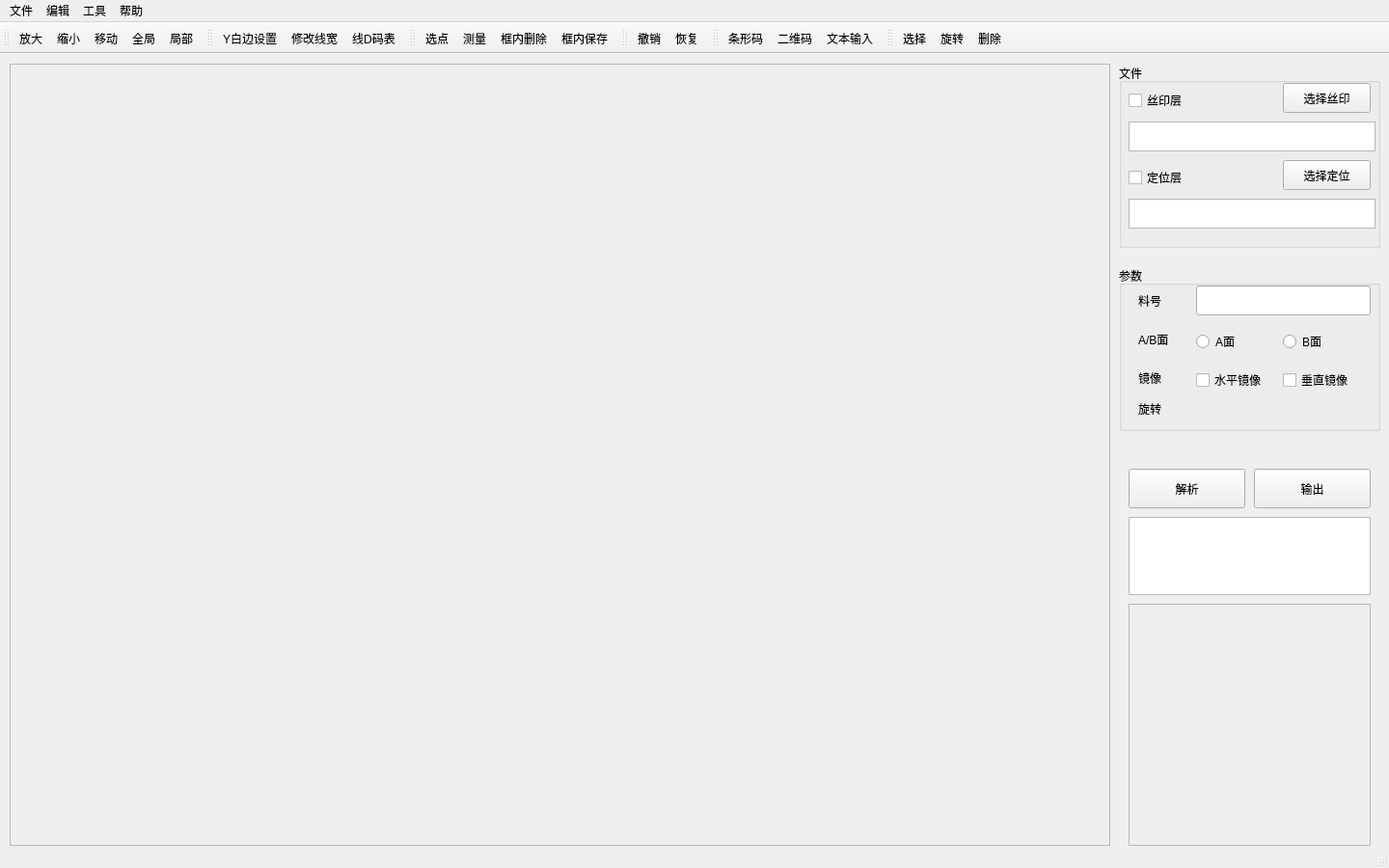
<?xml version="1.0" encoding="UTF-8"?>
<ui version="4.0">
 <class>MainWindow</class>
 <widget class="QMainWindow" name="MainWindow">
  <property name="geometry">
   <rect>
    <x>0</x>
    <y>0</y>
    <width>1440</width>
    <height>900</height>
   </rect>
  </property>
  <property name="windowTitle">
   <string>璟丰GerBer编辑软件</string>
  </property>
  <property name="iconSize">
   <size>
    <width>24</width>
    <height>24</height>
   </size>
  </property>
  <widget class="QWidget" name="centralWidget">
   <widget class="QScrollArea" name="scrollArea">
    <property name="geometry">
     <rect>
      <x>10</x>
      <y>10</y>
      <width>1141</width>
      <height>811</height>
     </rect>
    </property>
    <property name="widgetResizable">
     <bool>true</bool>
    </property>
    <widget class="QWidget" name="scrollAreaWidgetContents">
     <property name="geometry">
      <rect>
       <x>0</x>
       <y>0</y>
       <width>1139</width>
       <height>809</height>
      </rect>
     </property>
     <property name="minimumSize">
      <size>
       <width>200</width>
       <height>200</height>
      </size>
     </property>
     <layout class="QGridLayout" name="gridLayout"/>
    </widget>
   </widget>
   <widget class="QScrollArea" name="scrollArea_2">
    <property name="geometry">
     <rect>
      <x>1170</x>
      <y>570</y>
      <width>251</width>
      <height>251</height>
     </rect>
    </property>
    <property name="widgetResizable">
     <bool>true</bool>
    </property>
    <widget class="QWidget" name="scrollAreaWidgetContents_2">
     <property name="geometry">
      <rect>
       <x>0</x>
       <y>0</y>
       <width>249</width>
       <height>249</height>
      </rect>
     </property>
    </widget>
   </widget>
   <widget class="QGroupBox" name="groupBox">
    <property name="geometry">
     <rect>
      <x>1160</x>
      <y>10</y>
      <width>271</width>
      <height>191</height>
     </rect>
    </property>
    <property name="title">
     <string>文件</string>
    </property>
    <widget class="QTextBrowser" name="textBrowser_2">
     <property name="geometry">
      <rect>
       <x>10</x>
       <y>140</y>
       <width>256</width>
       <height>31</height>
      </rect>
     </property>
    </widget>
    <widget class="QPushButton" name="pushButton">
     <property name="geometry">
      <rect>
       <x>170</x>
       <y>20</y>
       <width>91</width>
       <height>31</height>
      </rect>
     </property>
     <property name="text">
      <string>选择丝印</string>
     </property>
    </widget>
    <widget class="QCheckBox" name="checkBox">
     <property name="geometry">
      <rect>
       <x>10</x>
       <y>30</y>
       <width>71</width>
       <height>16</height>
      </rect>
     </property>
     <property name="text">
      <string>丝印层</string>
     </property>
    </widget>
    <widget class="QTextBrowser" name="textBrowser">
     <property name="geometry">
      <rect>
       <x>10</x>
       <y>60</y>
       <width>256</width>
       <height>31</height>
      </rect>
     </property>
    </widget>
    <widget class="QCheckBox" name="checkBox_2">
     <property name="geometry">
      <rect>
       <x>10</x>
       <y>110</y>
       <width>71</width>
       <height>16</height>
      </rect>
     </property>
     <property name="text">
      <string>定位层</string>
     </property>
    </widget>
    <widget class="QPushButton" name="pushButton_2">
     <property name="geometry">
      <rect>
       <x>170</x>
       <y>100</y>
       <width>91</width>
       <height>31</height>
      </rect>
     </property>
     <property name="text">
      <string>选择定位</string>
     </property>
    </widget>
   </widget>
   <widget class="QGroupBox" name="groupBox_2">
    <property name="geometry">
     <rect>
      <x>1160</x>
      <y>220</y>
      <width>271</width>
      <height>171</height>
     </rect>
    </property>
    <property name="title">
     <string>参数</string>
    </property>
    <widget class="QLineEdit" name="lineEdit">
     <property name="geometry">
      <rect>
       <x>80</x>
       <y>20</y>
       <width>181</width>
       <height>31</height>
      </rect>
     </property>
    </widget>
    <widget class="QLabel" name="label_2">
     <property name="geometry">
      <rect>
       <x>20</x>
       <y>70</y>
       <width>54</width>
       <height>12</height>
      </rect>
     </property>
     <property name="text">
      <string>A/B面</string>
     </property>
    </widget>
    <widget class="QLabel" name="label_3">
     <property name="geometry">
      <rect>
       <x>20</x>
       <y>110</y>
       <width>54</width>
       <height>12</height>
      </rect>
     </property>
     <property name="text">
      <string>镜像</string>
     </property>
    </widget>
    <widget class="QCheckBox" name="checkBox_3">
     <property name="geometry">
      <rect>
       <x>80</x>
       <y>110</y>
       <width>71</width>
       <height>16</height>
      </rect>
     </property>
     <property name="text">
      <string>水平镜像</string>
     </property>
    </widget>
    <widget class="QCheckBox" name="checkBox_4">
     <property name="geometry">
      <rect>
       <x>170</x>
       <y>110</y>
       <width>71</width>
       <height>16</height>
      </rect>
     </property>
     <property name="text">
      <string>垂直镜像</string>
     </property>
    </widget>
    <widget class="QRadioButton" name="radioButton">
     <property name="geometry">
      <rect>
       <x>80</x>
       <y>70</y>
       <width>41</width>
       <height>16</height>
      </rect>
     </property>
     <property name="text">
      <string>A面</string>
     </property>
    </widget>
    <widget class="QRadioButton" name="radioButton_2">
     <property name="geometry">
      <rect>
       <x>170</x>
       <y>70</y>
       <width>88</width>
       <height>16</height>
      </rect>
     </property>
     <property name="text">
      <string>B面</string>
     </property>
    </widget>
    <widget class="QLabel" name="label">
     <property name="geometry">
      <rect>
       <x>20</x>
       <y>30</y>
       <width>54</width>
       <height>12</height>
      </rect>
     </property>
     <property name="text">
      <string>料号</string>
     </property>
    </widget>
    <widget class="QLabel" name="label_4">
     <property name="geometry">
      <rect>
       <x>20</x>
       <y>140</y>
       <width>24</width>
       <height>16</height>
      </rect>
     </property>
     <property name="text">
      <string>旋转</string>
     </property>
    </widget>
    <widget class="QWidget" name="layoutWidget">
     <property name="geometry">
      <rect>
       <x>80</x>
       <y>140</y>
       <width>166</width>
       <height>18</height>
      </rect>
     </property>
     <layout class="QHBoxLayout" name="horizontalLayout">
      <item>
       <widget class="QRadioButton" name="radioButton_3">
        <property name="text">
         <string>0</string>
        </property>
       </widget>
      </item>
      <item>
       <widget class="QRadioButton" name="radioButton_4">
        <property name="text">
         <string>90</string>
        </property>
       </widget>
      </item>
      <item>
       <widget class="QRadioButton" name="radioButton_5">
        <property name="text">
         <string>180</string>
        </property>
       </widget>
      </item>
      <item>
       <widget class="QRadioButton" name="radioButton_6">
        <property name="text">
         <string>270</string>
        </property>
       </widget>
      </item>
     </layout>
    </widget>
   </widget>
   <widget class="QPushButton" name="pushButton_3">
    <property name="geometry">
     <rect>
      <x>1170</x>
      <y>430</y>
      <width>121</width>
      <height>41</height>
     </rect>
    </property>
    <property name="text">
     <string>解析</string>
    </property>
   </widget>
   <widget class="QPushButton" name="pushButton_4">
    <property name="geometry">
     <rect>
      <x>1300</x>
      <y>430</y>
      <width>121</width>
      <height>41</height>
     </rect>
    </property>
    <property name="text">
     <string>输出</string>
    </property>
   </widget>
   <widget class="QTextBrowser" name="textBrowser_3">
    <property name="geometry">
     <rect>
      <x>1170</x>
      <y>480</y>
      <width>251</width>
      <height>81</height>
     </rect>
    </property>
   </widget>
  </widget>
  <widget class="QMenuBar" name="menuBar">
   <property name="geometry">
    <rect>
     <x>0</x>
     <y>0</y>
     <width>1440</width>
     <height>23</height>
    </rect>
   </property>
   <widget class="QMenu" name="menu">
    <property name="title">
     <string>文件</string>
    </property>
   </widget>
   <widget class="QMenu" name="menu_2">
    <property name="title">
     <string>编辑</string>
    </property>
   </widget>
   <widget class="QMenu" name="menu_3">
    <property name="title">
     <string>工具</string>
    </property>
   </widget>
   <widget class="QMenu" name="menu_4">
    <property name="title">
     <string>帮助</string>
    </property>
   </widget>
   <addaction name="menu"/>
   <addaction name="menu_2"/>
   <addaction name="menu_3"/>
   <addaction name="menu_4"/>
  </widget>
  <widget class="QToolBar" name="mainToolBar">
   <property name="enabled">
    <bool>true</bool>
   </property>
   <property name="sizePolicy">
    <sizepolicy hsizetype="Fixed" vsizetype="Fixed">
     <horstretch>0</horstretch>
     <verstretch>0</verstretch>
    </sizepolicy>
   </property>
   <attribute name="toolBarArea">
    <enum>TopToolBarArea</enum>
   </attribute>
   <attribute name="toolBarBreak">
    <bool>false</bool>
   </attribute>
   <addaction name="action"/>
   <addaction name="action_2"/>
   <addaction name="action_3"/>
   <addaction name="action_4"/>
   <addaction name="action_5"/>
  </widget>
  <widget class="QStatusBar" name="statusBar"/>
  <widget class="QToolBar" name="toolBar">
   <property name="windowTitle">
    <string>toolBar</string>
   </property>
   <attribute name="toolBarArea">
    <enum>TopToolBarArea</enum>
   </attribute>
   <attribute name="toolBarBreak">
    <bool>false</bool>
   </attribute>
   <addaction name="actionY"/>
   <addaction name="action_6"/>
   <addaction name="action_D"/>
  </widget>
  <widget class="QToolBar" name="toolBar_2">
   <property name="windowTitle">
    <string>toolBar_2</string>
   </property>
   <attribute name="toolBarArea">
    <enum>TopToolBarArea</enum>
   </attribute>
   <attribute name="toolBarBreak">
    <bool>false</bool>
   </attribute>
   <addaction name="action_7"/>
   <addaction name="action_8"/>
   <addaction name="action_9"/>
   <addaction name="action_10"/>
  </widget>
  <widget class="QToolBar" name="toolBar_3">
   <property name="windowTitle">
    <string>toolBar_3</string>
   </property>
   <attribute name="toolBarArea">
    <enum>TopToolBarArea</enum>
   </attribute>
   <attribute name="toolBarBreak">
    <bool>false</bool>
   </attribute>
   <addaction name="action_11"/>
   <addaction name="action_12"/>
  </widget>
  <widget class="QToolBar" name="toolBar_4">
   <property name="windowTitle">
    <string>toolBar_4</string>
   </property>
   <attribute name="toolBarArea">
    <enum>TopToolBarArea</enum>
   </attribute>
   <attribute name="toolBarBreak">
    <bool>false</bool>
   </attribute>
   <addaction name="action_13"/>
   <addaction name="action_14"/>
   <addaction name="action_15"/>
  </widget>
  <widget class="QToolBar" name="toolBar_5">
   <property name="windowTitle">
    <string>toolBar_5</string>
   </property>
   <attribute name="toolBarArea">
    <enum>TopToolBarArea</enum>
   </attribute>
   <attribute name="toolBarBreak">
    <bool>false</bool>
   </attribute>
   <addaction name="action_16"/>
   <addaction name="action_17"/>
   <addaction name="action_18"/>
  </widget>
  <action name="action">
   <property name="icon">
    <iconset resource="../Pic/imgsrc.qrc">
     <normaloff>:/icon/zoom_in.png</normaloff>:/icon/zoom_in.png</iconset>
   </property>
   <property name="text">
    <string>放大</string>
   </property>
   <property name="shortcut">
    <string>Ctrl+&gt;</string>
   </property>
  </action>
  <action name="action_2">
   <property name="icon">
    <iconset resource="../Pic/imgsrc.qrc">
     <normaloff>:/icon/zoom_out.png</normaloff>:/icon/zoom_out.png</iconset>
   </property>
   <property name="text">
    <string>缩小</string>
   </property>
   <property name="shortcut">
    <string>Ctrl+&lt;</string>
   </property>
  </action>
  <action name="action_3">
   <property name="icon">
    <iconset resource="../Pic/imgsrc.qrc">
     <normaloff>:/icon/Finger_DragFourSides.png</normaloff>:/icon/Finger_DragFourSides.png</iconset>
   </property>
   <property name="text">
    <string>移动</string>
   </property>
  </action>
  <action name="action_4">
   <property name="icon">
    <iconset resource="../Pic/imgsrc.qrc">
     <normaloff>:/icon/Preview_global.png</normaloff>:/icon/Preview_global.png</iconset>
   </property>
   <property name="text">
    <string>全局</string>
   </property>
  </action>
  <action name="action_5">
   <property name="icon">
    <iconset resource="../Pic/imgsrc.qrc">
     <normaloff>:/icon/preview.png</normaloff>:/icon/preview.png</iconset>
   </property>
   <property name="text">
    <string>局部</string>
   </property>
  </action>
  <action name="actionY">
   <property name="icon">
    <iconset resource="../Pic/imgsrc.qrc">
     <normaloff>:/icon/Y.png</normaloff>:/icon/Y.png</iconset>
   </property>
   <property name="text">
    <string>Y白边设置</string>
   </property>
  </action>
  <action name="action_6">
   <property name="icon">
    <iconset resource="../Pic/imgsrc.qrc">
     <normaloff>:/icon/text_width.png</normaloff>:/icon/text_width.png</iconset>
   </property>
   <property name="text">
    <string>修改线宽</string>
   </property>
  </action>
  <action name="action_D">
   <property name="icon">
    <iconset resource="../Pic/imgsrc.qrc">
     <normaloff>:/icon/D.png</normaloff>:/icon/D.png</iconset>
   </property>
   <property name="text">
    <string>线D码表</string>
   </property>
  </action>
  <action name="action_7">
   <property name="icon">
    <iconset resource="../Pic/imgsrc.qrc">
     <normaloff>:/icon/location.jpg</normaloff>:/icon/location.jpg</iconset>
   </property>
   <property name="text">
    <string>选点</string>
   </property>
  </action>
  <action name="action_8">
   <property name="icon">
    <iconset resource="../Pic/imgsrc.qrc">
     <normaloff>:/icon/measure.png</normaloff>:/icon/measure.png</iconset>
   </property>
   <property name="text">
    <string>测量</string>
   </property>
  </action>
  <action name="action_9">
   <property name="icon">
    <iconset resource="../Pic/imgsrc.qrc">
     <normaloff>:/icon/delete_box.jpg</normaloff>:/icon/delete_box.jpg</iconset>
   </property>
   <property name="text">
    <string>框内删除</string>
   </property>
  </action>
  <action name="action_10">
   <property name="icon">
    <iconset resource="../Pic/imgsrc.qrc">
     <normaloff>:/icon/save_box.jpg</normaloff>:/icon/save_box.jpg</iconset>
   </property>
   <property name="text">
    <string>框内保存</string>
   </property>
  </action>
  <action name="action_11">
   <property name="icon">
    <iconset resource="../Pic/imgsrc.qrc">
     <normaloff>:/icon/last_step.jpg</normaloff>:/icon/last_step.jpg</iconset>
   </property>
   <property name="text">
    <string>撤销</string>
   </property>
  </action>
  <action name="action_12">
   <property name="icon">
    <iconset resource="../Pic/imgsrc.qrc">
     <normaloff>:/icon/recovery.jpg</normaloff>:/icon/recovery.jpg</iconset>
   </property>
   <property name="text">
    <string>恢复</string>
   </property>
  </action>
  <action name="action_13">
   <property name="icon">
    <iconset resource="../Pic/imgsrc.qrc">
     <normaloff>:/icon/bar_code.jpg</normaloff>:/icon/bar_code.jpg</iconset>
   </property>
   <property name="text">
    <string>条形码</string>
   </property>
  </action>
  <action name="action_14">
   <property name="icon">
    <iconset resource="../Pic/imgsrc.qrc">
     <normaloff>:/icon/QR_code.jpg</normaloff>:/icon/QR_code.jpg</iconset>
   </property>
   <property name="text">
    <string>二维码</string>
   </property>
  </action>
  <action name="action_15">
   <property name="icon">
    <iconset resource="../Pic/imgsrc.qrc">
     <normaloff>:/icon/text_input.jpg</normaloff>:/icon/text_input.jpg</iconset>
   </property>
   <property name="text">
    <string>文本输入</string>
   </property>
  </action>
  <action name="action_16">
   <property name="icon">
    <iconset resource="../Pic/imgsrc.qrc">
     <normaloff>:/icon/choose.jpg</normaloff>:/icon/choose.jpg</iconset>
   </property>
   <property name="text">
    <string>选择</string>
   </property>
  </action>
  <action name="action_17">
   <property name="icon">
    <iconset resource="../Pic/imgsrc.qrc">
     <normaloff>:/icon/rotation.jpg</normaloff>:/icon/rotation.jpg</iconset>
   </property>
   <property name="text">
    <string>旋转</string>
   </property>
  </action>
  <action name="action_18">
   <property name="icon">
    <iconset resource="../Pic/imgsrc.qrc">
     <normaloff>:/icon/delete.jpg</normaloff>:/icon/delete.jpg</iconset>
   </property>
   <property name="text">
    <string>删除</string>
   </property>
  </action>
 </widget>
 <layoutdefault spacing="6" margin="11"/>
 <resources>
  <include location="../Pic/imgsrc.qrc"/>
  <include location="../Pic/imgsrc.qrc"/>
  <include location="../Pic/imgsrc.qrc"/>
 </resources>
 <connections/>
</ui>
